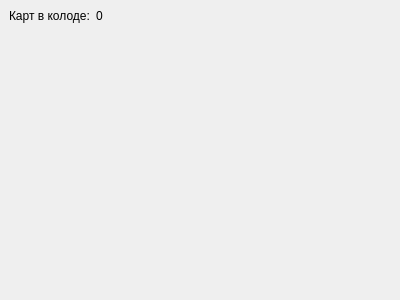
<?xml version="1.0" encoding="UTF-8"?>
<ui version="4.0">
 <class>StatisticsWidget</class>
 <widget class="QDockWidget" name="StatisticsWidget">
  <property name="geometry">
   <rect>
    <x>0</x>
    <y>0</y>
    <width>400</width>
    <height>300</height>
   </rect>
  </property>
  <property name="windowTitle">
   <string>Статистика</string>
  </property>
  <widget class="QWidget" name="statistics_layout">
   <layout class="QFormLayout" name="formLayout">
    <item row="0" column="0">
     <widget class="QLabel" name="label_card_count">
      <property name="text">
       <string>Карт в колоде:</string>
      </property>
     </widget>
    </item>
    <item row="0" column="1">
     <widget class="QLabel" name="card_count">
      <property name="text">
       <string>0</string>
      </property>
     </widget>
    </item>
   </layout>
  </widget>
 </widget>
 <resources/>
 <connections/>
</ui>
